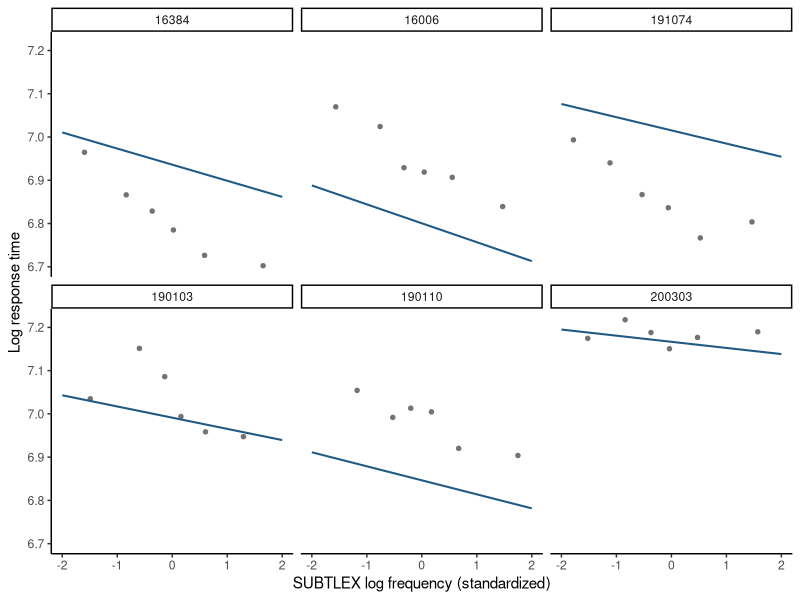

Reproduce this figure in R.
## ---- chunk 1
#| label: mald-random-slopes
library(lme4)
library(ggplot2)

mald <- read.csv("data/mald/mald-connected-trials.csv")
mald <- subset(mald, correct == 1L)

standardize <- function(x) {
  as.numeric(scale(x))
}

mald$z_frequency <- standardize(mald$log_frequency_subtlex)
mald$z_duration <- standardize(mald$log_duration)
mald$z_trial <- standardize(mald$trial_order)

within_participant_range <- aggregate(
  z_frequency ~ participant_id,
  data = mald,
  FUN = function(x) diff(range(x))
)
within_item_range <- aggregate(
  z_frequency ~ item,
  data = mald,
  FUN = function(x) diff(range(x))
)

fit <- lmer(
  log_rt ~ z_frequency + z_duration + z_trial +
    (1 + z_frequency | participant_id) +
    (1 | item),
  data = mald,
  control = lmerControl(
    optimizer = "bobyqa",
    optCtrl = list(maxfun = 200000L)
  )
)

support_summary <- c(
  minimum_participant_range = min(within_participant_range$z_frequency),
  maximum_participant_range = max(within_participant_range$z_frequency),
  maximum_item_range = max(within_item_range$z_frequency)
)
support_summary
## ---- chunk 2
#| label: two-participant-frequency-ranges
#| echo: true
range_examples <- within_participant_range[
  order(within_participant_range$z_frequency)[c(1L, nrow(within_participant_range))],
]
range_examples
## ---- chunk 3
#| label: plot-mald-slopes
participant_effects <- ranef(fit)$participant_id
participant_slopes <- data.frame(
  participant_id = rownames(participant_effects),
  slope_deviation = participant_effects[["z_frequency"]],
  row.names = NULL
)
participant_slopes <- participant_slopes[
  order(participant_slopes$slope_deviation),
]

selected_index <- unique(round(seq(
  1,
  nrow(participant_slopes),
  length.out = 6L
)))
selected_participants <- participant_slopes$participant_id[selected_index]

selected_raw <- mald[
  mald$participant_id %in% selected_participants,
]
selected_raw$participant_id <- factor(
  selected_raw$participant_id,
  levels = selected_participants
)
selected_raw$frequency_bin <- ave(
  selected_raw$z_frequency,
  selected_raw$participant_id,
  FUN = function(x) {
    cut(
      x,
      breaks = unique(quantile(x, seq(0, 1, length.out = 7L))),
      include.lowest = TRUE,
      labels = FALSE
    )
  }
)
selected_bins <- aggregate(
  cbind(z_frequency, log_rt) ~ participant_id + frequency_bin,
  data = selected_raw,
  FUN = mean
)

participant_grid <- expand.grid(
  participant_id = factor(
    selected_participants,
    levels = selected_participants
  ),
  z_frequency = seq(-2, 2, length.out = 80L),
  z_duration = 0,
  z_trial = 0
)
participant_grid$item <- factor(
  levels(factor(mald$item))[[1L]],
  levels = levels(factor(mald$item))
)
participant_grid$fitted_log_rt <- predict(
  fit,
  newdata = participant_grid,
  re.form = ~(1 + z_frequency | participant_id),
  allow.new.levels = TRUE
)

ggplot(selected_bins, aes(x = z_frequency, y = log_rt)) +
  geom_point(color = "grey45", size = 1.2) +
  geom_line(
    data = participant_grid,
    aes(y = fitted_log_rt),
    color = "#1F5A85",
    linewidth = 0.7
  ) +
  facet_wrap(~participant_id, ncol = 3) +
  labs(
    x = "SUBTLEX log frequency (standardized)",
    y = "Log response time"
  ) +
  theme_classic()
